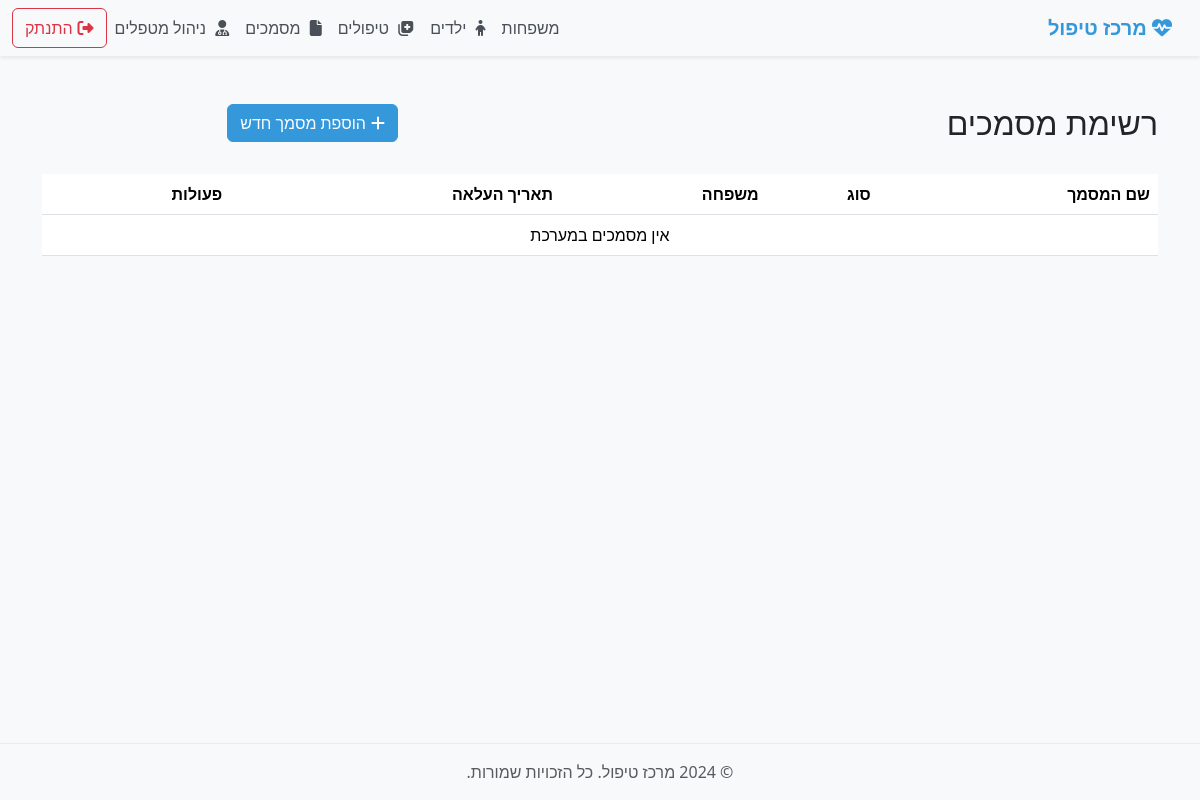
Page /documents/ (signed in) on the earlier database version.
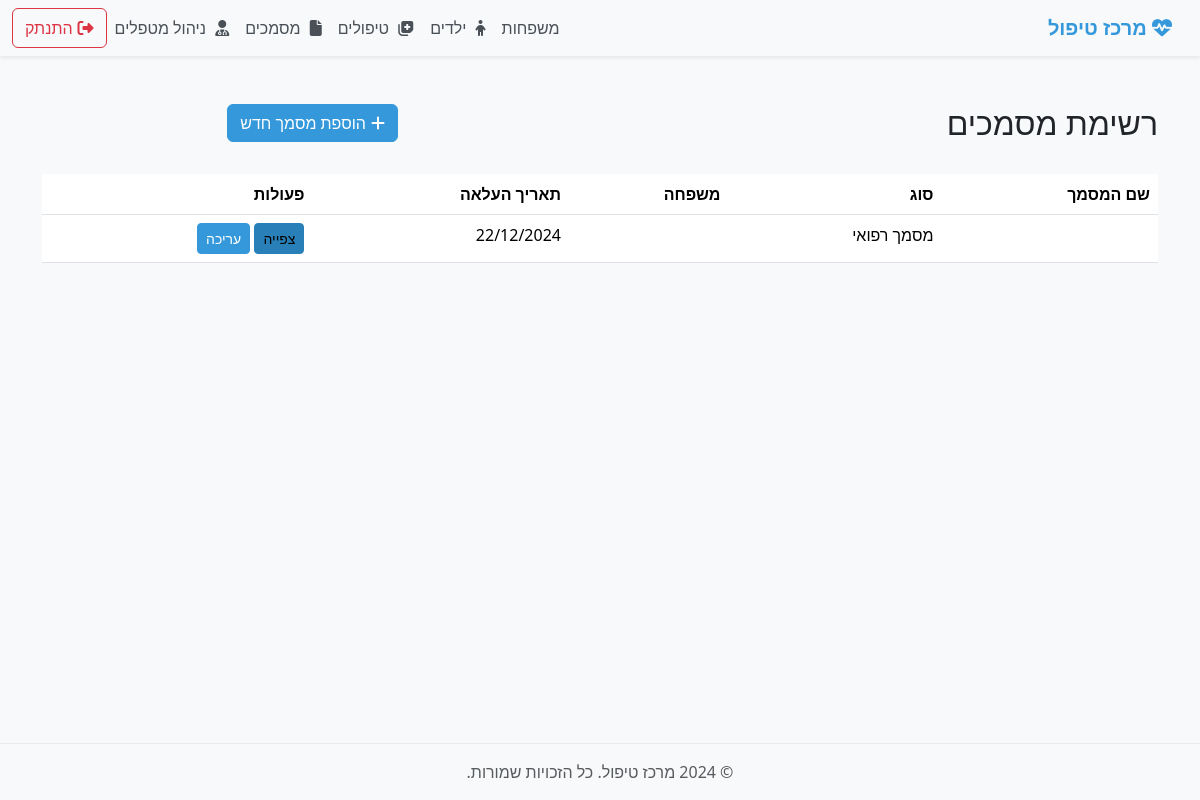
Same page on the later database version.
### treatment_app/models.py (models this page shows, shortened)
class Document(models.Model):
    DOCUMENT_TYPES = [
        ('medical', _('מסמך רפואי')),
        ('educational', _('מסמך חינוכי')),
        ('psychological', _('מסמך פסיכולוגי')),
        ('financial', _('מסמך פיננסי')),
        ('other', _('אחר')),
    ]
    family = models.ForeignKey(Family, on_delete=models.CASCADE, related_name='documents', null=True, blank=True)
    child = models.ForeignKey(Child, on_delete=models.CASCADE, related_name='documents', null=True, blank=True)
    name = models.CharField(max_length=255, verbose_name=_('שם המסמך'))
    document_type = models.CharField(max_length=20, choices=DOCUMENT_TYPES, verbose_name=_('סוג המסמך'))
    file = models.FileField(upload_to='documents/', verbose_name=_('קובץ'))
    notes = models.TextField(blank=True, null=True, verbose_name=_('הערות'))
    created_at = models.DateTimeField(auto_now_add=True, verbose_name=_('נוצר בתאריך'))
    updated_at = models.DateTimeField(auto_now=True, verbose_name=_('עודכן בתאריך'))
    class Meta:
        verbose_name = _('מסמך')
        verbose_name_plural = _('מסמכים')
        ordering = ['-created_at']

### treatment_app/views.py (the view)
# urls.py: path('documents/', views.DocumentListView.as_view(), name='document-list'),
class DocumentListView(LoginRequiredMixin, ListView):
    model = Document
    template_name = 'treatment_app/document_list.html'
    context_object_name = 'documents'
    ordering = ['-created_at']

### treatment_app/templates/treatment_app/document_list.html (shortened to what this page needs)
{% extends "treatment_app/base.html" %}
{% load crispy_forms_tags %}
{% block content %}
<div class="container mt-4">
    <div class="row mb-4">
        <div class="col-md-8">
            <h2>רשימת מסמכים</h2>
        </div>
        <div class="col-md-4 text-left">
            <a href="{% url 'treatment_app:document-create' %}" class="btn btn-primary">
                <i class="fas fa-plus"></i> הוספת מסמך חדש
            </a>
        </div>
    </div>
    <div class="row">
        <div class="col-md-12">
            <div class="table-responsive">
                <table class="table table-hover">
                    <thead>
                        <tr>
                            <th>שם המסמך</th>
                            <th>סוג</th>
                            <th>משפחה</th>
                            <th>תאריך העלאה</th>
                            <th>פעולות</th>
                        </tr>
                    </thead>
                    <tbody>
                        {% for document in documents %}
                        <tr>
                            <td>{{ document.title }}</td>
                            <td>{{ document.get_document_type_display }}</td>
                            <td><a href="{% url 'treatment_app:family-detail' document.family.id %}">{{ document.family.family_name }}</a></td>
                            <td>{{ document.created_at|date:"d/m/Y" }}</td>
                            <td>
                                <a href="{% url 'treatment_app:document-detail' document.id %}" class="btn btn-info btn-sm">צפייה</a>
                                <a href="{% url 'treatment_app:document-update' document.id %}" class="btn btn-primary btn-sm">עריכה</a>
                            </td>
                        </tr>
                        {% empty %}
                        <tr>
                            <td colspan="5" class="text-center">אין מסמכים במערכת</td>
                        </tr>
                        {% endfor %}
                    </tbody>
                </table>
            </div>
        </div>
    </div>
</div>
{% endblock %}

Differences in the rows shown:
added Document: document_type "מסמך רפואי", created_at "22/12/2024"
Other differences:
text no longer shown: "אין מסמכים במערכת"
